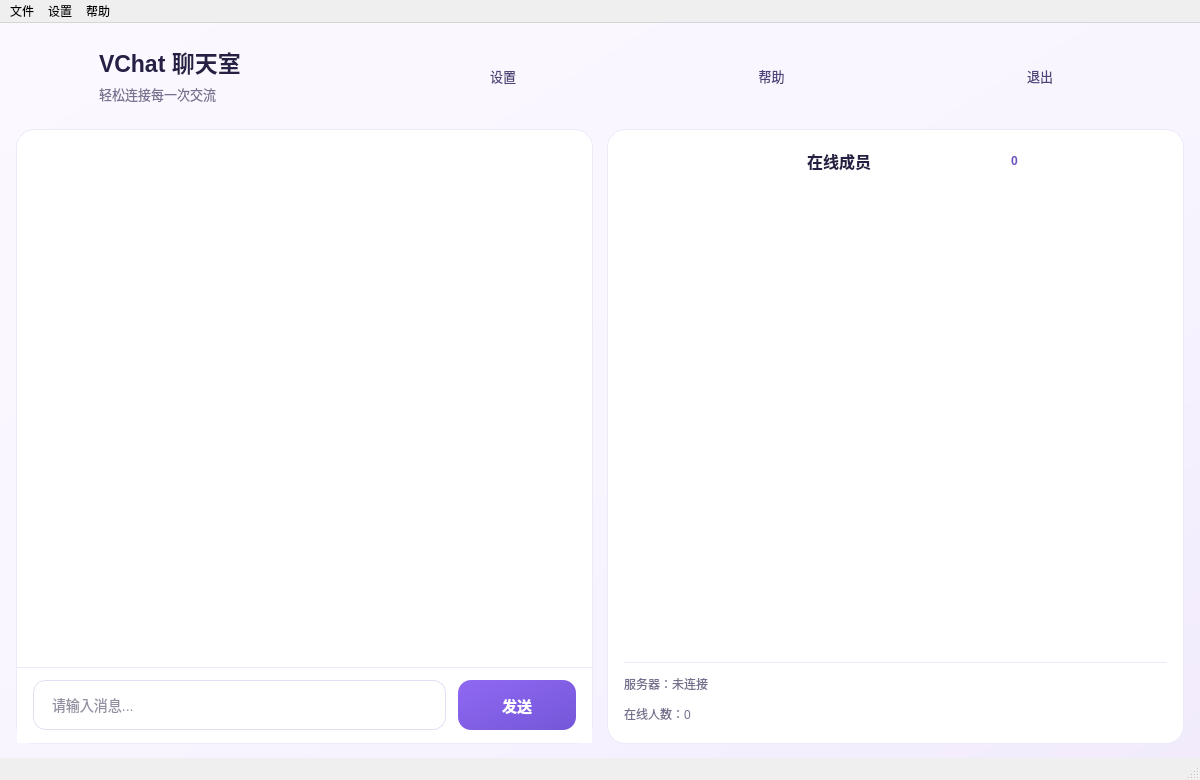
<?xml version="1.0" encoding="UTF-8"?>
<ui version="4.0">
 <class>MainWindow</class>
 <widget class="QMainWindow" name="MainWindow">
  <property name="geometry"><rect><x>0</x><y>0</y><width>1200</width><height>780</height></rect></property>
  <property name="minimumSize"><size><width>830</width><height>560</height></size></property>
  <property name="windowTitle"><string>VChat - 聊天室</string></property>
  <widget class="QWidget" name="centralwidget">
   <property name="styleSheet"><string notr="true">
QWidget#centralwidget { background: qlineargradient(x1:0,y1:0,x2:1,y2:1,stop:0 #fbf8ff,stop:0.55 #f8f5ff,stop:1 #f1ebfc); color: #252044; font-family: "Microsoft YaHei UI"; }
HeaderWaveFrame#headerPanel { background: transparent; border: none; }
QFrame#chatPanel, QFrame#rightPanel { background-color: #ffffff; border: 1px solid #eee8f8; border-radius: 18px; }
QLabel#titleLabel { color: #252044; font-size: 23px; font-weight: 700; }
QLabel#subtitleLabel { color: #79718f; font-size: 13px; }
QLabel#onlineTitle { color: #252044; font-size: 16px; font-weight: 600; }
QLabel#onlineBadge { color: #6c52bc; padding: 6px 12px; font-size: 12px; font-weight: 600; }
QLabel#serverStatusLabel, QLabel#onlineCountLabel { color: #756e8c; font-size: 12px; }
QScrollArea#messageScroll { background-color: transparent; border: none; }
QScrollBar:vertical { background: transparent; width: 8px; margin: 4px 1px; }
QScrollBar::handle:vertical { background: #dcd2f2; border-radius: 4px; min-height: 26px; }
QScrollBar::handle:vertical:hover { background: #baa9e7; }
QScrollBar::add-line:vertical, QScrollBar::sub-line:vertical { height: 0px; }
QScrollBar::add-page:vertical, QScrollBar::sub-page:vertical { background: transparent; }
QWidget#messageContainer { background-color: transparent; }
QListWidget#userList { background-color: transparent; border: none; outline: none; }
QListWidget#userList::item { background-color: transparent; border-radius: 12px; }
QListWidget#userList::item:hover { background-color: #f7f4fc; }
QFrame#composer { background-color: #ffffff; border-top: 1px solid #eee8f8; }
QLineEdit#messageInput { color: #252044; background-color: #ffffff; border: 1px solid #e4ddf3; border-radius: 13px; padding: 9px 16px; selection-background-color: #8064d9; font-size: 14px; }
QLineEdit#messageInput:focus { border: 1px solid #9875e8; }
QPushButton#sendButton { color: white; background: qlineargradient(x1:0,y1:0,x2:1,y2:1,stop:0 #9068f3,stop:1 #7457d8); border: none; border-radius: 13px; padding: 8px 13px; font-size: 15px; font-weight: 600; }
QPushButton#sendButton:hover { background: #9574ee; }
QPushButton#sendButton:pressed { background: #694cc8; }
QPushButton#sendButton:disabled { color:#f8f6fc; background: #c5b7e6; }
QPushButton#settingsButton, QPushButton#helpButton, QPushButton#exitButton { color: #4d4279; background: transparent; border: none; border-radius: 9px; padding: 7px 9px; font-size: 13px; }
QPushButton#settingsButton:hover, QPushButton#helpButton:hover, QPushButton#exitButton:hover { background-color: #eee8fb; }
QFrame#infoDivider { background-color: #eee8f8; border: none; }
   </string></property>
   <layout class="QVBoxLayout" name="rootLayout">
    <property name="leftMargin"><number>16</number></property><property name="topMargin"><number>14</number></property><property name="rightMargin"><number>16</number></property><property name="bottomMargin"><number>14</number></property><property name="spacing"><number>14</number></property>
    <item><widget class="HeaderWaveFrame" name="headerPanel"><property name="minimumSize"><size><width>0</width><height>78</height></size></property><layout class="QHBoxLayout" name="headerLayout"><property name="leftMargin"><number>20</number></property><property name="topMargin"><number>8</number></property><property name="rightMargin"><number>16</number></property><property name="bottomMargin"><number>8</number></property><property name="spacing"><number>13</number></property>
     <item><widget class="QLabel" name="logoLabel"><property name="minimumSize"><size><width>50</width><height>50</height></size></property><property name="maximumSize"><size><width>50</width><height>50</height></size></property></widget></item>
     <item><layout class="QVBoxLayout" name="brandLayout"><property name="spacing"><number>2</number></property><item><widget class="QLabel" name="titleLabel"><property name="text"><string>VChat 聊天室</string></property></widget></item><item><widget class="QLabel" name="subtitleLabel"><property name="text"><string>轻松连接每一次交流</string></property></widget></item></layout></item>
     <item><spacer name="headerSpacer"><property name="orientation"><enum>Qt::Horizontal</enum></property></spacer></item>
     <item><widget class="QPushButton" name="settingsButton"><property name="text"><string>设置</string></property></widget></item>
     <item><widget class="QPushButton" name="helpButton"><property name="text"><string>帮助</string></property></widget></item>
     <item><widget class="QPushButton" name="exitButton"><property name="text"><string>退出</string></property></widget></item>
    </layout></widget></item>
    <item><layout class="QHBoxLayout" name="bodyLayout"><property name="spacing"><number>14</number></property>
     <item><widget class="QFrame" name="chatPanel"><layout class="QVBoxLayout" name="chatPanelLayout"><property name="leftMargin"><number>0</number></property><property name="topMargin"><number>0</number></property><property name="rightMargin"><number>0</number></property><property name="bottomMargin"><number>0</number></property><property name="spacing"><number>0</number></property>
      <item><widget class="QScrollArea" name="messageScroll"><property name="widgetResizable"><bool>true</bool></property><property name="horizontalScrollBarPolicy"><enum>Qt::ScrollBarAlwaysOff</enum></property><widget class="QWidget" name="messageContainer"><layout class="QVBoxLayout" name="messageLayout"><property name="leftMargin"><number>28</number></property><property name="topMargin"><number>18</number></property><property name="rightMargin"><number>28</number></property><property name="bottomMargin"><number>18</number></property><property name="spacing"><number>12</number></property><item><spacer name="messageBottomSpacer"><property name="orientation"><enum>Qt::Vertical</enum></property></spacer></item></layout></widget></widget></item>
      <item><widget class="QFrame" name="composer"><property name="minimumSize"><size><width>0</width><height>76</height></size></property><layout class="QHBoxLayout" name="inputLayout"><property name="leftMargin"><number>16</number></property><property name="topMargin"><number>12</number></property><property name="rightMargin"><number>16</number></property><property name="bottomMargin"><number>12</number></property><property name="spacing"><number>12</number></property><item><widget class="QLineEdit" name="messageInput"><property name="minimumSize"><size><width>0</width><height>50</height></size></property><property name="placeholderText"><string>请输入消息...</string></property></widget></item><item><widget class="QPushButton" name="sendButton"><property name="minimumSize"><size><width>118</width><height>50</height></size></property><property name="text"><string>发送</string></property></widget></item></layout></widget></item>
     </layout></widget></item>
     <item><widget class="QFrame" name="rightPanel"><property name="minimumSize"><size><width>230</width><height>0</height></size></property><layout class="QVBoxLayout" name="rightLayout"><property name="leftMargin"><number>16</number></property><property name="topMargin"><number>18</number></property><property name="rightMargin"><number>16</number></property><property name="bottomMargin"><number>20</number></property><property name="spacing"><number>12</number></property>
      <item><layout class="QHBoxLayout" name="memberHeader"><item><widget class="QLabel" name="memberIcon"><property name="minimumSize"><size><width>22</width><height>22</height></size></property></widget></item><item><widget class="QLabel" name="onlineTitle"><property name="text"><string>在线成员</string></property></widget></item><item><spacer name="memberSpacer"><property name="orientation"><enum>Qt::Horizontal</enum></property></spacer></item><item><widget class="RoundedLabel" name="onlineBadge"><property name="text"><string>0</string></property></widget></item></layout></item>
      <item><widget class="QListWidget" name="userList"/></item>
      <item><widget class="QFrame" name="infoDivider"><property name="minimumSize"><size><width>0</width><height>1</height></size></property><property name="maximumSize"><size><width>16777215</width><height>1</height></size></property></widget></item>
      <item><widget class="QLabel" name="serverStatusLabel"><property name="text"><string>服务器：未连接</string></property></widget></item>
      <item><widget class="QLabel" name="onlineCountLabel"><property name="text"><string>在线人数：0</string></property></widget></item>
     </layout></widget></item>
    </layout></item>
   </layout>
  </widget>
  <widget class="QMenuBar" name="menubar"><widget class="QMenu" name="menuFile"><property name="title"><string>文件</string></property><addaction name="actionConnect"/><addaction name="actionDisconnect"/><addaction name="actionExit"/></widget><widget class="QMenu" name="menuSettings"><property name="title"><string>设置</string></property><addaction name="actionChangeNickname"/></widget><widget class="QMenu" name="menuHelp"><property name="title"><string>帮助</string></property><addaction name="actionAbout"/></widget><addaction name="menuFile"/><addaction name="menuSettings"/><addaction name="menuHelp"/></widget>
  <widget class="QStatusBar" name="statusbar"/>
  <action name="actionConnect"><property name="text"><string>连接服务器</string></property></action>
  <action name="actionDisconnect"><property name="text"><string>断开连接</string></property></action>
  <action name="actionExit"><property name="text"><string>退出</string></property></action>
  <action name="actionChangeNickname"><property name="text"><string>修改昵称</string></property></action>
  <action name="actionAbout"><property name="text"><string>关于</string></property></action>
 </widget>
 <customwidgets><customwidget><class>HeaderWaveFrame</class><extends>QFrame</extends><header>mainwindow.h</header></customwidget><customwidget><class>RoundedLabel</class><extends>QLabel</extends><header>mainwindow.h</header></customwidget></customwidgets>
 <resources/>
 <connections/>
</ui>
